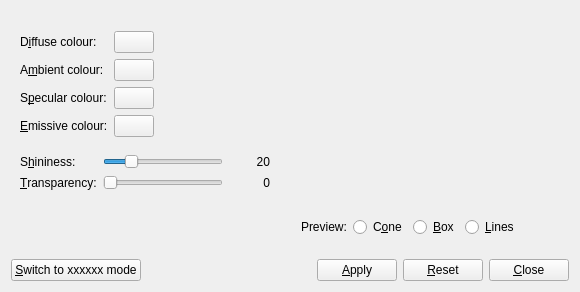
<?xml version="1.0" encoding="UTF-8"?>
<ui version="4.0">
 <class>VP1MaterialButtonForm</class>
 <widget class="QWidget" name="VP1MaterialButtonForm">
  <property name="geometry">
   <rect>
    <x>0</x>
    <y>0</y>
    <width>580</width>
    <height>292</height>
   </rect>
  </property>
  <property name="windowTitle">
   <string>Edit Material</string>
  </property>
  <layout class="QVBoxLayout">
   <item>
    <layout class="QGridLayout">
     <item row="0" column="0">
      <widget class="QStackedWidget" name="stackedWidget">
       <property name="currentIndex">
        <number>1</number>
       </property>
       <widget class="QWidget" name="page_simple">
        <layout class="QVBoxLayout">
         <item>
          <layout class="QHBoxLayout">
           <item>
            <widget class="QLabel" name="label_10">
             <property name="toolTip">
              <string>Material colour</string>
             </property>
             <property name="text">
              <string>Colo&amp;ur:</string>
             </property>
             <property name="buddy">
              <cstring>colbutton_simple_colour</cstring>
             </property>
            </widget>
           </item>
           <item>
            <widget class="VP1ColorSelectButton" name="colbutton_simple_colour">
             <property name="toolTip">
              <string>Material colour</string>
             </property>
             <property name="text">
              <string/>
             </property>
            </widget>
           </item>
           <item>
            <spacer>
             <property name="orientation">
              <enum>Qt::Horizontal</enum>
             </property>
             <property name="sizeHint" stdset="0">
              <size>
               <width>40</width>
               <height>20</height>
              </size>
             </property>
            </spacer>
           </item>
          </layout>
         </item>
         <item>
          <layout class="QGridLayout">
           <item row="0" column="1">
            <widget class="QSlider" name="slider_simple_brightness">
             <property name="sizePolicy">
              <sizepolicy hsizetype="Fixed" vsizetype="Fixed">
               <horstretch>0</horstretch>
               <verstretch>0</verstretch>
              </sizepolicy>
             </property>
             <property name="minimumSize">
              <size>
               <width>120</width>
               <height>0</height>
              </size>
             </property>
             <property name="toolTip">
              <string>Material brightness</string>
             </property>
             <property name="maximum">
              <number>100</number>
             </property>
             <property name="value">
              <number>20</number>
             </property>
             <property name="orientation">
              <enum>Qt::Horizontal</enum>
             </property>
            </widget>
           </item>
           <item row="0" column="2">
            <widget class="QLabel" name="label_num_simple_brightness">
             <property name="minimumSize">
              <size>
               <width>20</width>
               <height>0</height>
              </size>
             </property>
             <property name="toolTip">
              <string>Material brightness</string>
             </property>
             <property name="text">
              <string>20</string>
             </property>
             <property name="alignment">
              <set>Qt::AlignRight|Qt::AlignTrailing|Qt::AlignVCenter</set>
             </property>
            </widget>
           </item>
           <item row="1" column="0">
            <widget class="QLabel" name="label_15">
             <property name="toolTip">
              <string>Transparency of the material</string>
             </property>
             <property name="text">
              <string>&amp;Transparency:</string>
             </property>
             <property name="buddy">
              <cstring>slider_simple_transparency</cstring>
             </property>
            </widget>
           </item>
           <item row="1" column="1">
            <widget class="QSlider" name="slider_simple_transparency">
             <property name="sizePolicy">
              <sizepolicy hsizetype="Fixed" vsizetype="Fixed">
               <horstretch>0</horstretch>
               <verstretch>0</verstretch>
              </sizepolicy>
             </property>
             <property name="minimumSize">
              <size>
               <width>120</width>
               <height>0</height>
              </size>
             </property>
             <property name="toolTip">
              <string>Transparency of the material</string>
             </property>
             <property name="maximum">
              <number>100</number>
             </property>
             <property name="value">
              <number>0</number>
             </property>
             <property name="orientation">
              <enum>Qt::Horizontal</enum>
             </property>
            </widget>
           </item>
           <item row="1" column="2">
            <widget class="QLabel" name="label_num_simple_transparency">
             <property name="minimumSize">
              <size>
               <width>20</width>
               <height>0</height>
              </size>
             </property>
             <property name="toolTip">
              <string>Transparency of the material</string>
             </property>
             <property name="text">
              <string>0</string>
             </property>
             <property name="alignment">
              <set>Qt::AlignRight|Qt::AlignTrailing|Qt::AlignVCenter</set>
             </property>
            </widget>
           </item>
           <item row="0" column="0">
            <widget class="QLabel" name="label_13">
             <property name="toolTip">
              <string>Material brightness</string>
             </property>
             <property name="text">
              <string>Br&amp;ightness:</string>
             </property>
             <property name="buddy">
              <cstring>slider_simple_brightness</cstring>
             </property>
            </widget>
           </item>
          </layout>
         </item>
         <item>
          <spacer>
           <property name="orientation">
            <enum>Qt::Vertical</enum>
           </property>
           <property name="sizeHint" stdset="0">
            <size>
             <width>20</width>
             <height>20</height>
            </size>
           </property>
          </spacer>
         </item>
        </layout>
       </widget>
       <widget class="QWidget" name="page_detailed">
        <layout class="QVBoxLayout">
         <item>
          <layout class="QHBoxLayout">
           <item>
            <layout class="QGridLayout">
             <item row="0" column="0">
              <widget class="QLabel" name="label_3">
               <property name="toolTip">
                <string>Base colour of the material.</string>
               </property>
               <property name="text">
                <string>D&amp;iffuse colour:</string>
               </property>
               <property name="buddy">
                <cstring>colbutton_diffuse</cstring>
               </property>
              </widget>
             </item>
             <item row="0" column="1">
              <widget class="VP1ColorSelectButton" name="colbutton_diffuse">
               <property name="toolTip">
                <string>Base colour of the material.</string>
               </property>
               <property name="text">
                <string/>
               </property>
              </widget>
             </item>
             <item row="1" column="0">
              <widget class="QLabel" name="label_5">
               <property name="toolTip">
                <string>Reflected colour in response to the ambient lighting in the scene</string>
               </property>
               <property name="text">
                <string>A&amp;mbient colour:</string>
               </property>
               <property name="buddy">
                <cstring>colbutton_ambient</cstring>
               </property>
              </widget>
             </item>
             <item row="1" column="1">
              <widget class="VP1ColorSelectButton" name="colbutton_ambient">
               <property name="toolTip">
                <string>Reflected colour in response to the ambient lighting in the scene</string>
               </property>
               <property name="text">
                <string/>
               </property>
              </widget>
             </item>
             <item row="2" column="0">
              <widget class="QLabel" name="label_8">
               <property name="toolTip">
                <string>Reflective quality of highlights</string>
               </property>
               <property name="text">
                <string>S&amp;pecular colour:</string>
               </property>
               <property name="buddy">
                <cstring>colbutton_specular</cstring>
               </property>
              </widget>
             </item>
             <item row="2" column="1">
              <widget class="VP1ColorSelectButton" name="colbutton_specular">
               <property name="toolTip">
                <string>Reflective quality of highlights</string>
               </property>
               <property name="text">
                <string/>
               </property>
              </widget>
             </item>
             <item row="3" column="0">
              <widget class="QLabel" name="label_9">
               <property name="toolTip">
                <string>Colour emitted by the material</string>
               </property>
               <property name="text">
                <string>&amp;Emissive colour:</string>
               </property>
               <property name="buddy">
                <cstring>colbutton_emissive</cstring>
               </property>
              </widget>
             </item>
             <item row="3" column="1">
              <widget class="VP1ColorSelectButton" name="colbutton_emissive">
               <property name="toolTip">
                <string>Colour emitted by the material</string>
               </property>
               <property name="text">
                <string/>
               </property>
              </widget>
             </item>
            </layout>
           </item>
           <item>
            <spacer>
             <property name="orientation">
              <enum>Qt::Horizontal</enum>
             </property>
             <property name="sizeHint" stdset="0">
              <size>
               <width>20</width>
               <height>20</height>
              </size>
             </property>
            </spacer>
           </item>
          </layout>
         </item>
         <item>
          <layout class="QGridLayout">
           <item row="0" column="0">
            <widget class="QLabel" name="label">
             <property name="toolTip">
              <string>Degree of shininess, ranging from 0 for a diffuse surface with no shininess to 100 for a highly polished surface</string>
             </property>
             <property name="text">
              <string>S&amp;hininess:</string>
             </property>
             <property name="buddy">
              <cstring>slider_shininess</cstring>
             </property>
            </widget>
           </item>
           <item row="0" column="1">
            <widget class="QSlider" name="slider_shininess">
             <property name="sizePolicy">
              <sizepolicy hsizetype="Fixed" vsizetype="Fixed">
               <horstretch>0</horstretch>
               <verstretch>0</verstretch>
              </sizepolicy>
             </property>
             <property name="minimumSize">
              <size>
               <width>120</width>
               <height>0</height>
              </size>
             </property>
             <property name="toolTip">
              <string>Degree of shininess, ranging from 0 for a diffuse surface with no shininess to 100 for a highly polished surface</string>
             </property>
             <property name="maximum">
              <number>100</number>
             </property>
             <property name="value">
              <number>20</number>
             </property>
             <property name="orientation">
              <enum>Qt::Horizontal</enum>
             </property>
            </widget>
           </item>
           <item row="0" column="2">
            <widget class="QLabel" name="label_num_shininess">
             <property name="minimumSize">
              <size>
               <width>20</width>
               <height>0</height>
              </size>
             </property>
             <property name="toolTip">
              <string>Degree of shininess, ranging from 0 for a diffuse surface with no shininess to 100 for a highly polished surface</string>
             </property>
             <property name="text">
              <string>20</string>
             </property>
             <property name="alignment">
              <set>Qt::AlignRight|Qt::AlignTrailing|Qt::AlignVCenter</set>
             </property>
            </widget>
           </item>
           <item row="1" column="0">
            <widget class="QLabel" name="label_2">
             <property name="toolTip">
              <string>Transparency of the material</string>
             </property>
             <property name="text">
              <string>&amp;Transparency:</string>
             </property>
             <property name="buddy">
              <cstring>slider_transparency</cstring>
             </property>
            </widget>
           </item>
           <item row="1" column="1">
            <widget class="QSlider" name="slider_transparency">
             <property name="sizePolicy">
              <sizepolicy hsizetype="Fixed" vsizetype="Fixed">
               <horstretch>0</horstretch>
               <verstretch>0</verstretch>
              </sizepolicy>
             </property>
             <property name="minimumSize">
              <size>
               <width>120</width>
               <height>0</height>
              </size>
             </property>
             <property name="toolTip">
              <string>Transparency of the material</string>
             </property>
             <property name="maximum">
              <number>100</number>
             </property>
             <property name="value">
              <number>0</number>
             </property>
             <property name="orientation">
              <enum>Qt::Horizontal</enum>
             </property>
            </widget>
           </item>
           <item row="1" column="2">
            <widget class="QLabel" name="label_num_transparency">
             <property name="minimumSize">
              <size>
               <width>20</width>
               <height>0</height>
              </size>
             </property>
             <property name="toolTip">
              <string>Transparency of the material</string>
             </property>
             <property name="text">
              <string>0</string>
             </property>
             <property name="alignment">
              <set>Qt::AlignRight|Qt::AlignTrailing|Qt::AlignVCenter</set>
             </property>
            </widget>
           </item>
          </layout>
         </item>
        </layout>
       </widget>
      </widget>
     </item>
     <item row="0" column="1">
      <spacer>
       <property name="orientation">
        <enum>Qt::Horizontal</enum>
       </property>
       <property name="sizeType">
        <enum>QSizePolicy::Fixed</enum>
       </property>
       <property name="sizeHint" stdset="0">
        <size>
         <width>16</width>
         <height>20</height>
        </size>
       </property>
      </spacer>
     </item>
     <item row="0" column="2">
      <widget class="QWidget" name="widget_3dpreview" native="true">
       <property name="minimumSize">
        <size>
         <width>200</width>
         <height>200</height>
        </size>
       </property>
      </widget>
     </item>
     <item row="1" column="2">
      <layout class="QHBoxLayout">
       <item>
        <widget class="QLabel" name="label_4">
         <property name="text">
          <string>Preview:</string>
         </property>
        </widget>
       </item>
       <item>
        <widget class="QRadioButton" name="radioButton_cone">
         <property name="toolTip">
          <string>Use a cone for the preview above</string>
         </property>
         <property name="text">
          <string>C&amp;one</string>
         </property>
        </widget>
       </item>
       <item>
        <widget class="QRadioButton" name="radioButton_box">
         <property name="toolTip">
          <string>Use a box for the preview above</string>
         </property>
         <property name="text">
          <string>&amp;Box</string>
         </property>
        </widget>
       </item>
       <item>
        <widget class="QRadioButton" name="radioButton_lines">
         <property name="toolTip">
          <string>Use lines for the preview above</string>
         </property>
         <property name="text">
          <string>&amp;Lines</string>
         </property>
        </widget>
       </item>
       <item>
        <spacer>
         <property name="orientation">
          <enum>Qt::Horizontal</enum>
         </property>
         <property name="sizeType">
          <enum>QSizePolicy::MinimumExpanding</enum>
         </property>
         <property name="sizeHint" stdset="0">
          <size>
           <width>1</width>
           <height>20</height>
          </size>
         </property>
        </spacer>
       </item>
      </layout>
     </item>
    </layout>
   </item>
   <item>
    <spacer>
     <property name="orientation">
      <enum>Qt::Vertical</enum>
     </property>
     <property name="sizeHint" stdset="0">
      <size>
       <width>527</width>
       <height>16</height>
      </size>
     </property>
    </spacer>
   </item>
   <item>
    <layout class="QHBoxLayout">
     <item>
      <widget class="QPushButton" name="pushButton_switch_mode">
       <property name="text">
        <string>&amp;Switch to xxxxxx mode</string>
       </property>
      </widget>
     </item>
     <item>
      <spacer>
       <property name="orientation">
        <enum>Qt::Horizontal</enum>
       </property>
       <property name="sizeHint" stdset="0">
        <size>
         <width>40</width>
         <height>20</height>
        </size>
       </property>
      </spacer>
     </item>
     <item>
      <widget class="QPushButton" name="pushButton_apply">
       <property name="toolTip">
        <string>Apply current settings</string>
       </property>
       <property name="text">
        <string>&amp;Apply</string>
       </property>
      </widget>
     </item>
     <item>
      <widget class="QPushButton" name="pushButton_reset">
       <property name="toolTip">
        <string>Reset to last applied settings</string>
       </property>
       <property name="text">
        <string>&amp;Reset</string>
       </property>
      </widget>
     </item>
     <item>
      <widget class="QPushButton" name="pushButton_close">
       <property name="toolTip">
        <string>Close material editor [Esc]</string>
       </property>
       <property name="text">
        <string>&amp;Close</string>
       </property>
      </widget>
     </item>
    </layout>
   </item>
  </layout>
 </widget>
 <customwidgets>
  <customwidget>
   <class>VP1ColorSelectButton</class>
   <extends>QPushButton</extends>
   <header>VP1Base/VP1ColorSelectButton.h</header>
  </customwidget>
 </customwidgets>
 <tabstops>
  <tabstop>colbutton_simple_colour</tabstop>
  <tabstop>slider_simple_brightness</tabstop>
  <tabstop>slider_simple_transparency</tabstop>
  <tabstop>colbutton_diffuse</tabstop>
  <tabstop>colbutton_ambient</tabstop>
  <tabstop>colbutton_specular</tabstop>
  <tabstop>colbutton_emissive</tabstop>
  <tabstop>slider_shininess</tabstop>
  <tabstop>slider_transparency</tabstop>
  <tabstop>radioButton_cone</tabstop>
  <tabstop>radioButton_box</tabstop>
  <tabstop>radioButton_lines</tabstop>
  <tabstop>pushButton_switch_mode</tabstop>
  <tabstop>pushButton_apply</tabstop>
  <tabstop>pushButton_reset</tabstop>
  <tabstop>pushButton_close</tabstop>
 </tabstops>
 <resources/>
 <connections>
  <connection>
   <sender>pushButton_close</sender>
   <signal>clicked()</signal>
   <receiver>VP1MaterialButtonForm</receiver>
   <slot>hide()</slot>
   <hints>
    <hint type="sourcelabel">
     <x>534</x>
     <y>285</y>
    </hint>
    <hint type="destinationlabel">
     <x>544</x>
     <y>265</y>
    </hint>
   </hints>
  </connection>
 </connections>
</ui>
